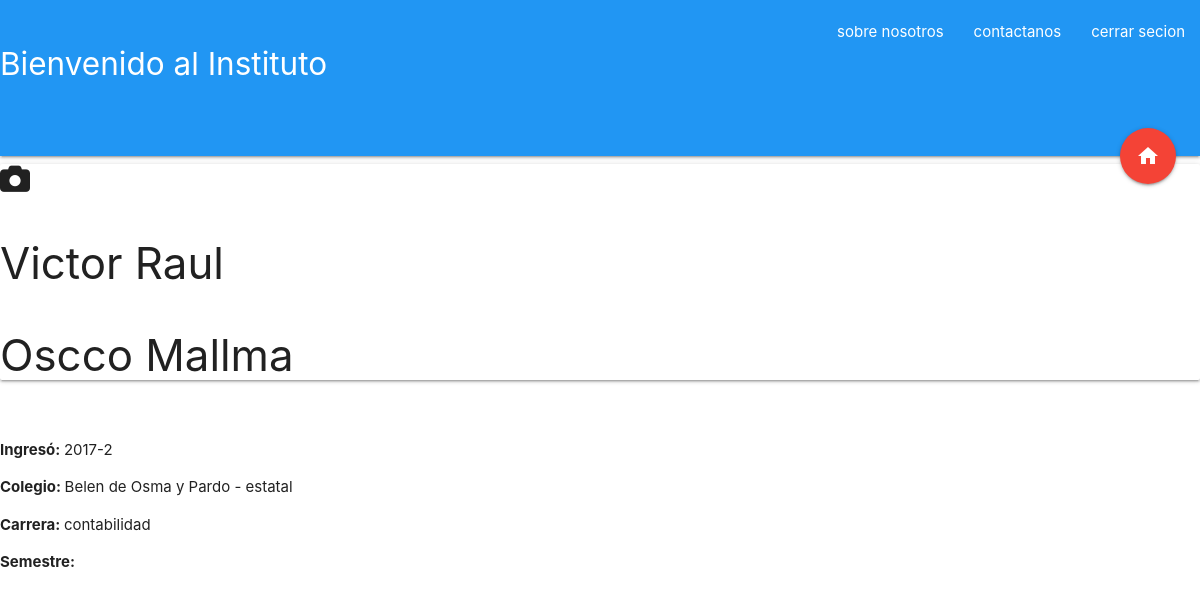
The page /principal/estudiante/cursos.php (signed in) on the database its author committed.
### tables this page shows
CREATE TABLE IF NOT EXISTS `estudiantes` (
  `id_estudiante` INT(10) NULL AUTO_INCREMENT,
  `DNI` CHAR(8) NULL,
  `nombres` VARCHAR(40) NULL,
  `ap_paterno` VARCHAR(45) NULL,
  `ap_materno` VARCHAR(40) NULL,
  `fecha_nacimiento` DATE NULL,
  `correo` VARCHAR(60) NULL,
  `telefono` CHAR(9) NULL,
  `foto` MEDIUMBLOB NULL,
  `codigoe` VARCHAR(11) NULL,
  `password` VARCHAR(45) NULL,
  `semestre_ingreso` CHAR(6) NULL,
  `sexo` CHAR(1) NULL,
  `dirección` VARCHAR(60) NULL,
  `ciudad` VARCHAR(60) NULL,
  `provincia` VARCHAR(60) NULL,
  `distrito` VARCHAR(60) NULL,
  `colegio` VARCHAR(60) NULL,
  `tipo_colegio` VARCHAR(30) NULL,
  `idioma_materno` VARCHAR(40) NULL,
  `carrera_alumno` VARCHAR(45) NULL,
  `ciclo` VARCHAR(4) NULL,
  PRIMARY KEY (`id_estudiante`));

### principal/estudiante/cursos.php (the view, shortened to what this page needs)
<?php
    require '../database.php';
    function get_data($id)
    {
        global $conexion;
        $sql="Select * from estudiantes WHERE codigoe = {$id}";
        $result  =$conexion->query($sql);
        if( $result->num_rows)
        {
            return $result->fetch_assoc();
        }else{
            return false;
        }
    }
?>
<!DOCTYPE html>
<html lang="en">
<head>
    <link rel="stylesheet" href="">
    <link rel="stylesheet" href="../../materialize/css/materialize.min.css">
</head>
<body>
    <?php
        $datos = get_data($_SESSION['codigo_usuario']);
   ?>
   <nav class="nav-extended blue">
    <div class="nav-wrapper">
      <a class="brand-logo">
        <p>Bienvenido al
          Instituto</p>
      </a>
      <ul class="right hide-on-med-and-down">
        <li><a href="">sobre nosotros</a></li>
        <li><a href="">contactanos</a></li>
        <li><a href="cerrar_session.php">cerrar secion</a></li>
      </ul>
    </div>
    <div class="nav-content">
      <a href="index.php" class="btn-floating red btn-large halfway-fab ">
        <i class="material-icons">home</i>
      </a>
    </div>
  </nav>
    <div class="container1">
        <div  class="card">
            <div class="header">
                <div class="main">
                    <div class="image">
                        <div class="hover">
                            <i class="fas fa-camera fa-2x"></i>
                        </div>
                    </div>
                    <h3 class="name"><p><span><?php echo $datos['nombres'];?></span></p></h3>
                    <h3 class="name"><p><span><?php echo $datos['ap_paterno']." ".$datos['ap_materno'];?></span></p></h3>
                </div>
            </div>
            <div class="content">
                <div class="left">
                    <div class="about-container">
                        <p class="text"><b>Ingresó: </b><span><?php echo $datos['semestre_ingreso']?></span></p>
                        <p class="text"><b>Colegio: </b><span><?php echo $datos['colegio']. " - ". $datos['tipo_colegio'] ?></span></p>
                        <p class="text"><b>Carrera: </b><span><?php echo $datos['carrera_alumno'] ?></span></p>
                        <p class="text"><b>Semestre: </b><span><?php echo $ciclo_Actual['ciclo_actual'];?></span></p>
                    </div>
                </div>
            </div>
        </div>
    </div>
</body>
</html>

### rows shown on the page
estudiantes: nombres "Victor Raul", ap_paterno "Oscco", ap_materno "Mallma", semestre_ingreso "2017-2", colegio "Belen de Osma y Pardo", tipo_colegio "estatal", carrera_alumno "contabilidad"
